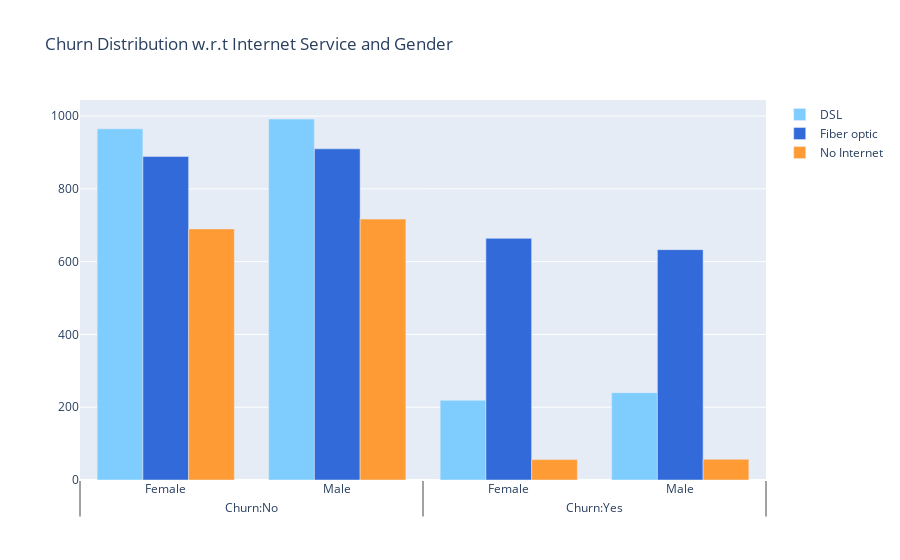

The notebook cell saved with this chart:
### Code cell
fig = go.Figure()

colors = {'Female':'steelblue','Male':'firebrick'}

fig.add_trace(go.Bar(
  x = [['Churn:No', 'Churn:No', 'Churn:Yes', 'Churn:Yes'],
       ["Female", "Male", "Female", "Male"]],
  y = [965, 992, 219, 240],
  name = 'DSL'))

fig.add_trace(go.Bar(
  x = [['Churn:No', 'Churn:No', 'Churn:Yes', 'Churn:Yes'],
       ["Female", "Male", "Female", "Male"]],
  y = [889, 910, 664, 633],
  name = 'Fiber optic',
))

fig.add_trace(go.Bar(
  x = [['Churn:No', 'Churn:No', 'Churn:Yes', 'Churn:Yes'],
       ["Female", "Male", "Female", "Male"]],
  y = [690, 717, 56, 57],
  name = 'No Internet',
))


fig.update_layout(title_text="Churn Distribution w.r.t Internet Service and Gender")
fig.data[0].marker.color = ('#7fcdff','#7fcdff','#7fcdff','#7fcdff')
fig.data[1].marker.color = ('#326ada','#326ada','#326ada','#326ada')
fig.data[2].marker.color = ('#ff9b35','#ff9b35','#ff9b35','#ff9b35')


fig.show()

### Figure 1 — Plotly figure (JSON) as saved in the notebook; plotly's stock layout.template omitted (floating-point values rounded to 4 significant figures)
{"data": [{"marker": {"color": ["#7fcdff", "#7fcdff", "#7fcdff", "#7fcdff"]}, "name": "DSL", "type": "bar", "x": [["Churn:No", "Churn:No", "Churn:Yes", "Churn:Yes"], ["Female", "Male", "Female", "Male"]], "y": [965, 992, 219, 240]}, {"marker": {"color": ["#326ada", "#326ada", "#326ada", "#326ada"]}, "name": "Fiber optic", "type": "bar", "x": [["Churn:No", "Churn:No", "Churn:Yes", "Churn:Yes"], ["Female", "Male", "Female", "Male"]], "y": [889, 910, 664, 633]}, {"marker": {"color": ["#ff9b35", "#ff9b35", "#ff9b35", "#ff9b35"]}, "name": "No Internet", "type": "bar", "x": [["Churn:No", "Churn:No", "Churn:Yes", "Churn:Yes"], ["Female", "Male", "Female", "Male"]], "y": [690, 717, 56, 57]}], "layout": {"title": {"text": "Churn Distribution w.r.t Internet Service and Gender"}}}
